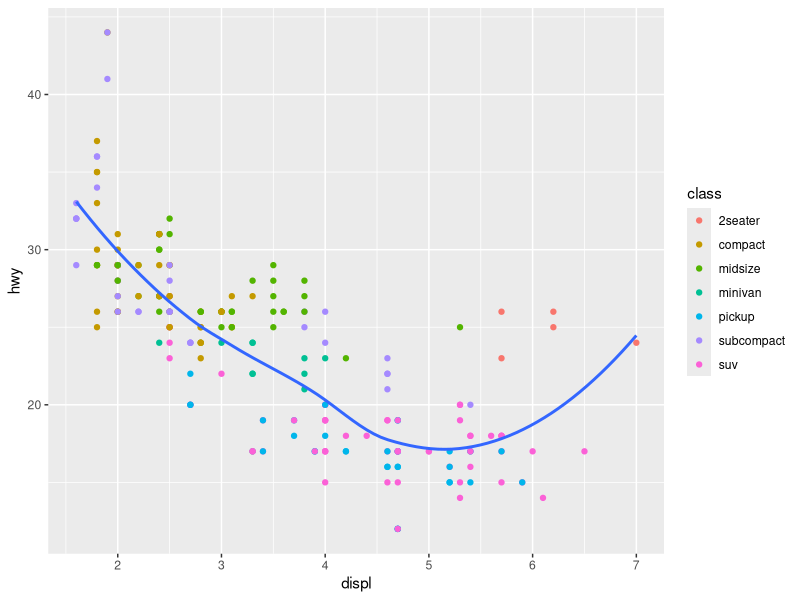
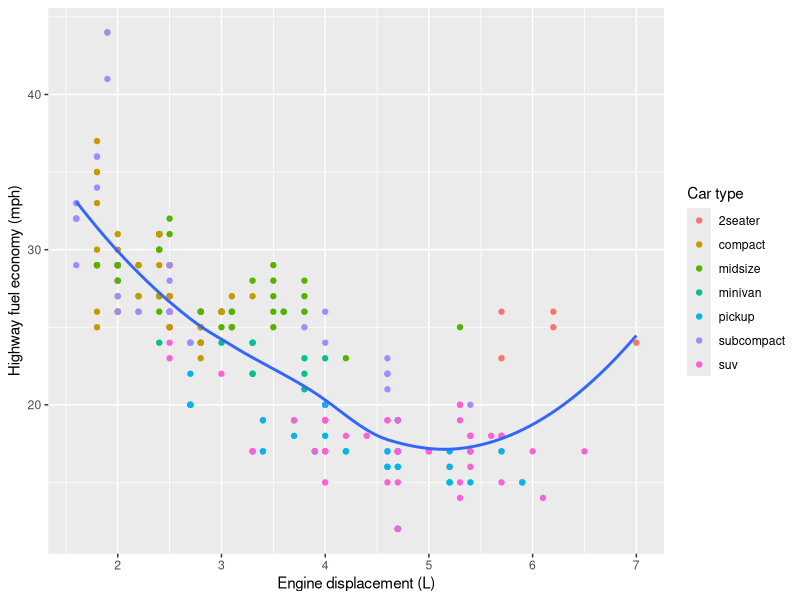
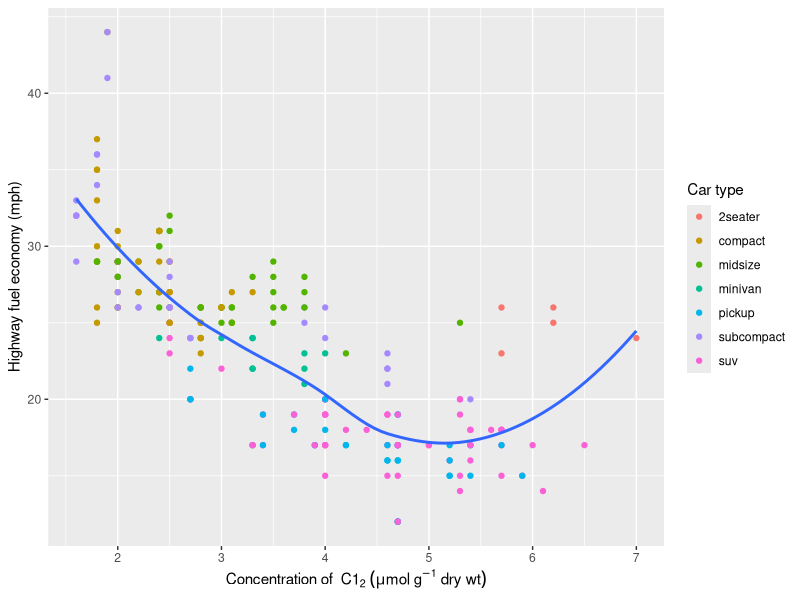
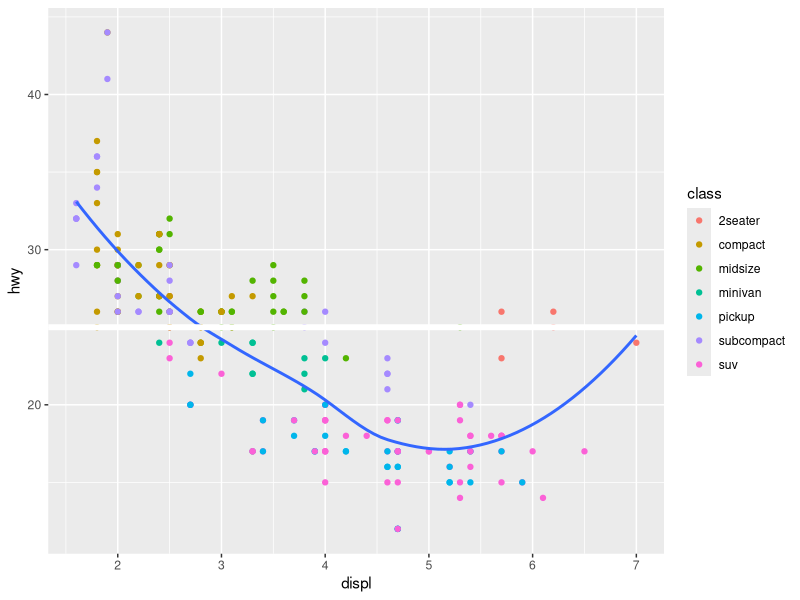
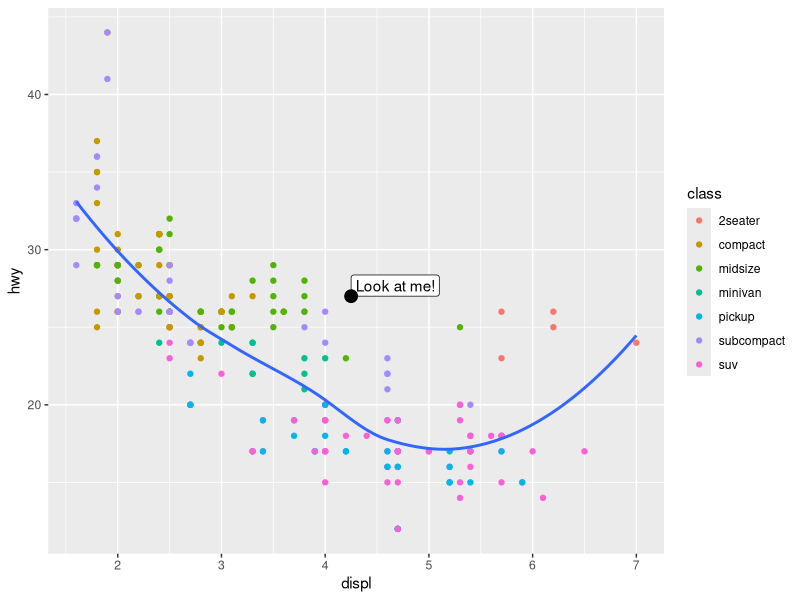
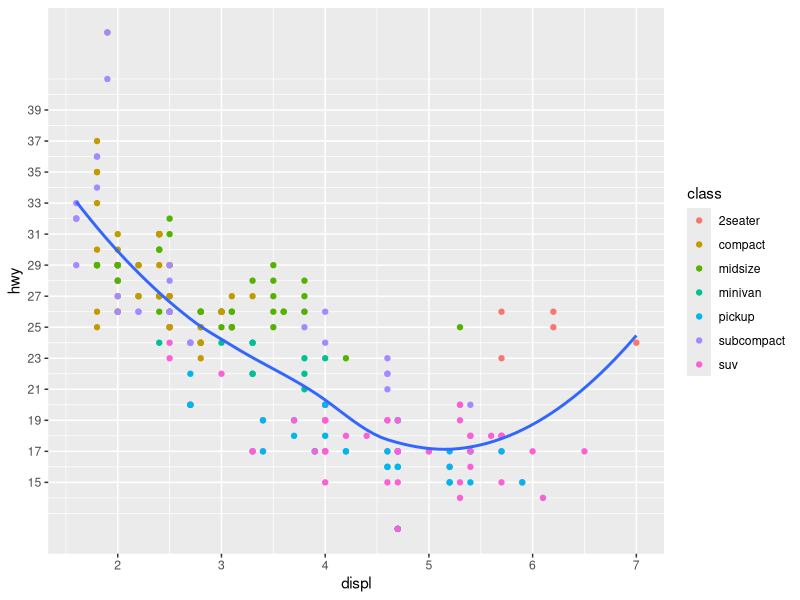
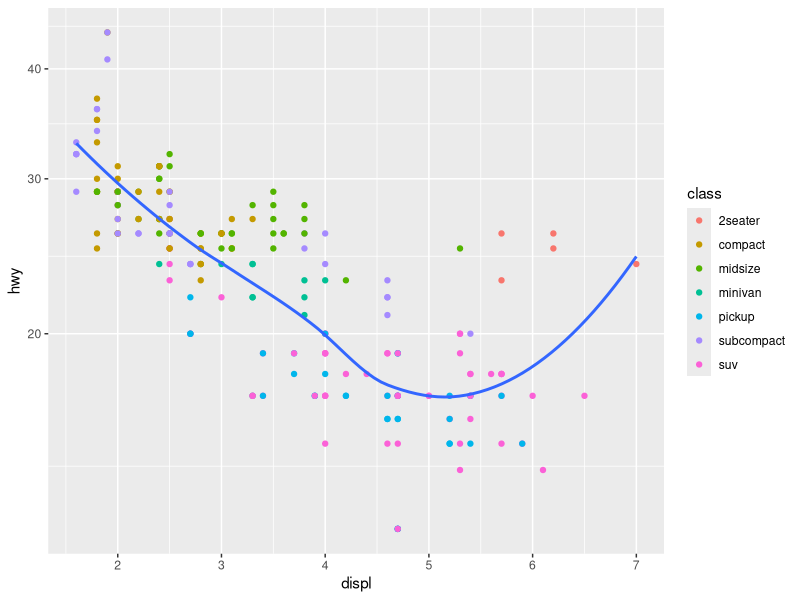
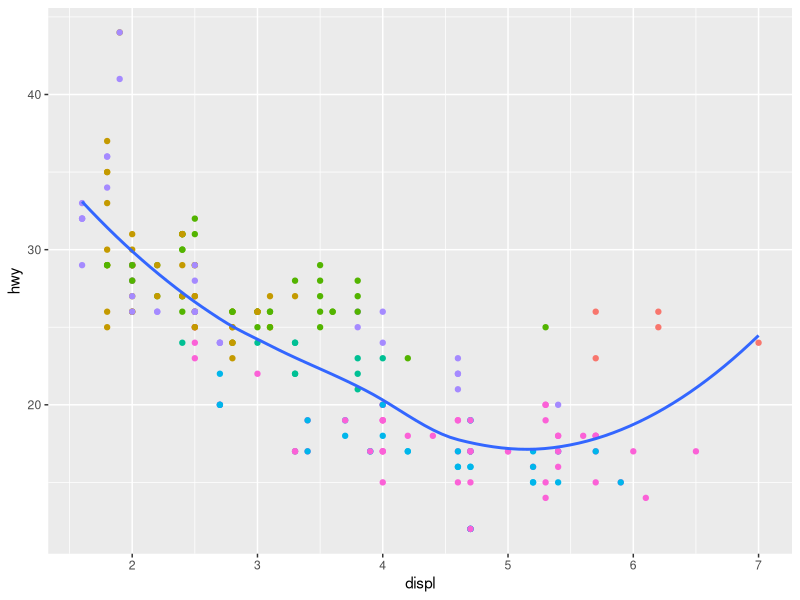

Write R code to recreate these figures, in order.
## ---- chunk 1
knitr::opts_chunk$set(echo = TRUE)
library(tidyverse)
## ---- chunk 2
p<-ggplot(mpg,aes(displ,hwy))+
  geom_point(aes(color=class))+
  geom_smooth(se=FALSE)
p
## ---- chunk 3
p+labs(  # xlabels and ylabels
  x="Engine displacement (L)",
  y="Highway fuel economy (mph)",
  color="Car type"
)
## ---- chunk 4
p+labs(
  x=expression("Concentration of "~C1[2]~(mu*mol~g^{-1}~"dry wt")),  # the xlabel has some special formats
  y="Highway fuel economy (mph)",
  color="Car type"
)
## ---- chunk 5
p+geom_hline(yintercept=25,size=2,color="white")  # add a white wide line in the middle
## ---- chunk 6
annot<-tibble(   
  displ=4.25,
  hwy=27,
  label="Look at me!"
)     # add specific text annotations at specific positions
p+geom_label(data=annot,aes(label=label),vjust="bottom",hjust="left")+
  geom_point(data=annot,size=4)
## ---- chunk 7
p+scale_y_continuous(breaks=seq(15,40,by=2))  # change the intervals of yticks
## ---- chunk 8
p+scale_y_log10() # change the yticks to log scales
## ---- chunk 9
p+theme(legend.position = "none")  # remove the legend
## ---- chunk 10
p+theme(legend.position = "top") 
## ---- chunk 11
p+theme(legend.position = "top")+
  scale_color_brewer(palette="Set1")
## ---- chunk 12
p+xlim(3,5)
## ---- chunk 13
p+coord_cartesian((xlim=c(3,5)))  # the curves goes outside of [3,5]
## ---- chunk 14
p+theme_classic()  # classic format, which is good for papers
## ---- chunk 15
p+theme_dark()
## ---- chunk 16
p+theme_void() # no x and y axis
## ---- chunk 17
ggsave("my_plot.png",p)
## ---- chunk 18
library(cowplot)
## ---- chunk 19
p+theme_cowplot(24,font_family = "Helvetica")  # the first one is the font size, the second one is the font, it's quite uesful actually
## ---- chunk 20
p1<-ggplot(mpg,aes(displ,hwy))+geom_point()
p2<-ggplot(mpg,aes(displ,cty))+geom_point()
plot_grid(p1,p2,labels=c("A","B"),label_size = 12)
## ---- chunk 21
p1<-ggplot(mpg,aes(displ,hwy))+geom_point()
p2<-ggplot(mpg,aes(displ,cty))+geom_point()
logo_file<-system.file("extdata","log.png",package = "cowplot")
lplot<-ggdraw()+draw_image(logo_file)   # can't install package "migick"
pout<-plot_grid(p1,p2,p1,lplot,labels="AUTO",label_size = 12)
pout
## ---- chunk 22
save_plot("cow2x2.png",pout,base_width = 3.42)
# if save as "svg" files then it's vectors in the figure instead of pixels.
## ---- chunk 23
p1<-ggplot(mtcars,aes(disp,mpg))+geom_point()+
  theme(axis.text.x = element_text(size=14,angle=90,vjust=0.5))
p2<-ggplot(mtcars,aes(qsec,mpg))+geom_point()
p3<-ggplot(mtcars,aes(qsec,disp))+geom_point()+facet_wrap(~gear)
pbottom<-plot_grid(p1,p2,labels=c("B","C"),label_size = 12,align = "h",
                rel_widths = c(2,1))
plot_grid(p3,pbottom,ncol=1,labels=c("A",""),label_size = 12)
## ---- chunk 24
dsamp<-diamonds[sample(nrow(diamonds),1000),]
plot_diamonds<-function(x_aes){
  x_aes<-enquo(x_aes)
  ggplot(dsamp,aes(!!x_aes,price,color=clarity))+
    geom_point()+
    theme_half_open(12)
}
p1<-plot_diamonds(carat)
p2<-plot_diamonds(depth)+ylab(NULL)
p3<-plot_diamonds(color)+ylab(NULL)
legend<-get_legend(p1)

prow<-plot_grid(
  p1+theme(legend.position = "none"),
  p2+theme(legend.position = "none"),
  p3+theme(legend.position = "none"),
  align="vh",
  labels="AUTO",
  nrow=1
)

plot_grid(prow,legend,rel_widths=c(3,0.4))
